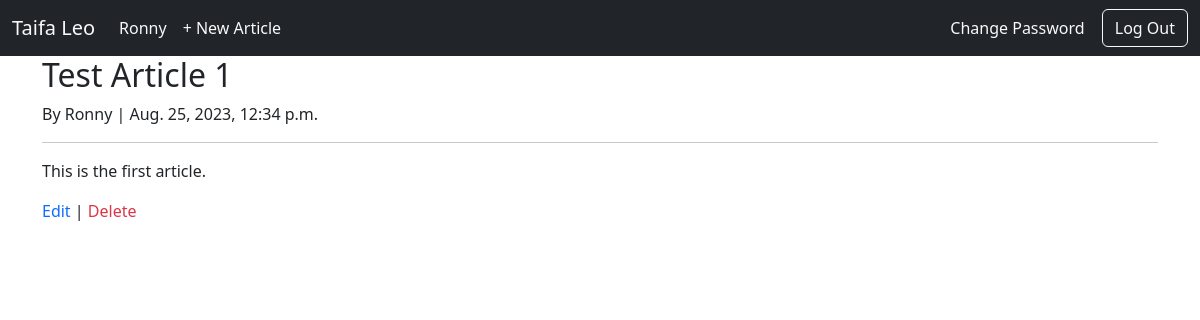
/articles/1/ (signed in), run on the app's committed database.
### users/models.py (models this page shows)
class CustomUser(AbstractUser):
    age = models.PositiveIntegerField(null=True, blank=True)

### pages/models.py (models this page shows, shortened)
class Article(models.Model):
    title = models.CharField(max_length=255)
    author = models.ForeignKey(
        get_user_model(),
        on_delete=models.CASCADE
    )
    date = models.DateTimeField(auto_now_add=True)
    content = models.TextField()

### pages/views.py (the view)
# urls.py: path("articles/<int:pk>/", ArticleDetailView.as_view(), name="article_detail"),
class ArticleDetailView(LoginRequiredMixin, DetailView):
    login_url = "login"
    model = Article
    template_name = "article_detail.html"

### templates/article_detail.html
{% extends 'base.html' %}
{% block content %}
<div class="article-entry">
    <h2>{{ article.title }}</h2>
    <p>By {{ article.author }} | {{ article.date }}</p>
    <hr>
    <p>{{ article.content }}</p>
</div>
{% if user.is_authenticated and user == article.author %}
<p>
    <a href="{% url 'article_edit' article.pk %}" class="text-primary text-decoration-none">Edit</a> |
    <a href="{% url 'article_delete' article.pk %}" class="text-danger text-decoration-none">Delete</a>
</p>
{% endif %}
{% endblock %}

### templates/base.html (shortened to what this page needs)
{% load static %}
<!DOCTYPE html>
<html lang="en">
<head>
    <link href="https://cdn.jsdelivr.net/npm/bootstrap@5.3.1/dist/css/bootstrap.min.css" rel="stylesheet">
    <link rel="stylesheet" href="{% static 'styles.css' %}">
</head>
<body>
    <nav class=" navbar navbar-expand-lg bg-dark text-light text-light">
        <div class="container-fluid text-light">
          <a class="navbar-brand text-light" href="{% url 'article_list' %}">Taifa Leo</a>
          <div class="collapse navbar-collapse" id="navbarSupportedContent">
            {% if user.is_authenticated %}
            <ul class="navbar-nav me-auto mb-2 mb-lg-0">
              <li class="nav-item">
                <a class="nav-link active text-light" aria-current="page" href="#">{{ user.username }}</a>
              </li>
              <li class="nav-item">
                <a class="nav-link  text-light" aria-current="page" href="{% url 'article_new' %}">+ New Article</a>
              </li>
            </ul>
            <form>
              <button class="btn btn-white">
                <a href="" class="text-decoration-none text-light">Change Password</a>
              </button>
              <button class="btn btn-outline-light" type="submit">
                    <a href="{% url 'logout' %}" class="text-decoration-none text-light">Log Out</a>
               </button>
            </form>
            {% endif %}
          </div>
        </div>
      </nav>
    <div class="container">
        {% block content %}
        {% endblock %}
    </div>
</body>
</html>

### static/styles.css (style rules this page uses)
body { background-image: url("../static/imgs/brennan-burling-ay53qag90W8-unsplash.jpg"); background-size: cover; background-repeat: no-repeat; }

### data on the page
CustomUser: username "Ronny"
Article: title "Test Article 1", author "Ronny", date "Aug. 25, 2023, 12:34 p.m.", content "This is the first article."
